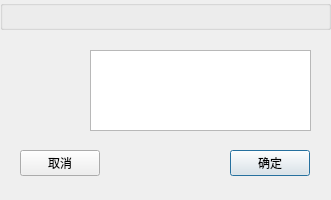
<?xml version="1.0" encoding="UTF-8"?>
<ui version="4.0">
 <class>MessageBoxExX</class>
 <widget class="QDialog" name="MessageBoxExX">
  <property name="geometry">
   <rect>
    <x>0</x>
    <y>0</y>
    <width>331</width>
    <height>200</height>
   </rect>
  </property>
  <property name="windowTitle">
   <string>Dialog</string>
  </property>
  <widget class="TitleBar" name="titleBar">
   <property name="geometry">
    <rect>
     <x>0</x>
     <y>0</y>
     <width>331</width>
     <height>30</height>
    </rect>
   </property>
   <property name="minimumSize">
    <size>
     <width>0</width>
     <height>30</height>
    </size>
   </property>
   <property name="title">
    <string/>
   </property>
  </widget>
  <widget class="QPushButton" name="button">
   <property name="geometry">
    <rect>
     <x>230</x>
     <y>150</y>
     <width>80</width>
     <height>26</height>
    </rect>
   </property>
   <property name="text">
    <string>确定</string>
   </property>
  </widget>
  <widget class="QTextEdit" name="infoTE">
   <property name="geometry">
    <rect>
     <x>90</x>
     <y>50</y>
     <width>221</width>
     <height>81</height>
    </rect>
   </property>
  </widget>
  <widget class="QLabel" name="iconL">
   <property name="geometry">
    <rect>
     <x>30</x>
     <y>60</y>
     <width>30</width>
     <height>30</height>
    </rect>
   </property>
   <property name="text">
    <string/>
   </property>
  </widget>
  <widget class="QPushButton" name="button2">
   <property name="geometry">
    <rect>
     <x>20</x>
     <y>150</y>
     <width>80</width>
     <height>26</height>
    </rect>
   </property>
   <property name="text">
    <string>取消</string>
   </property>
  </widget>
 </widget>
 <customwidgets>
  <customwidget>
   <class>TitleBar</class>
   <extends>QGroupBox</extends>
   <header location="global">ui/titlebar.h</header>
   <container>1</container>
  </customwidget>
 </customwidgets>
 <resources/>
 <connections/>
</ui>
